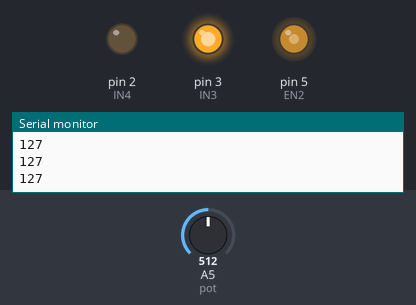
A sketch run on a simulated Arduino Uno, built with avr-gcc and run on an emulated ATmega328P. On the bench: output pins drawn as LEDs (lit = HIGH), the last lines printed to the serial monitor. Inputs (shaded band) come from the test bench; at power-on: A5 (pot) = 512.

Above: at 1.2 s.
1.3 s: A5 (pot) set to 716
At 2.2 s:
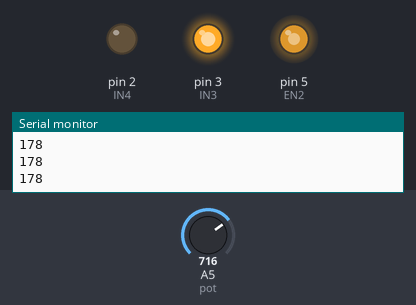
2.8 s: A5 (pot) set to 900
At 3.5 s:
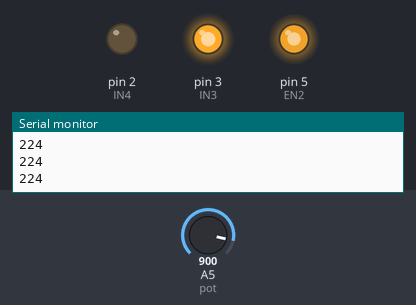
4.3 s: A5 (pot) set to 122
At 5.5 s:
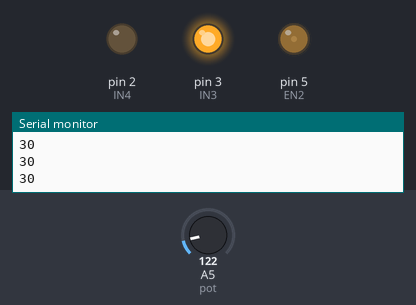
5.8 s: A5 (pot) set to 0
At 6.8 s:
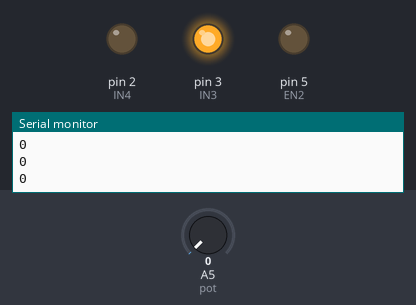
7.3 s: A5 (pot) set to 511
At 8.0 s:
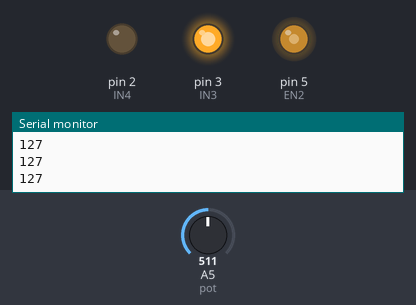
Timing chart, 0 to 9.8 s (numbered marks = the images above; inputs shaded):
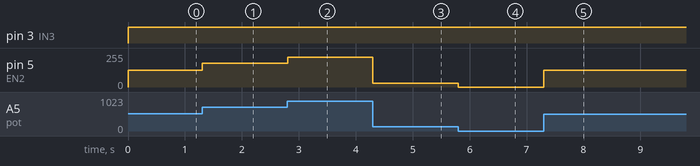

Measured:
- after the input at 1.3 s, pin 5 (EN2): 127/255 → 178/255 at once
- after the input at 2.8 s, pin 5 (EN2): 178/255 → 224/255 at once
- after the input at 4.3 s, pin 5 (EN2): 224/255 → 30/255 at once
- after the input at 5.8 s, pin 5 (EN2): 30/255 → 0/255 at once
- after the input at 7.3 s, pin 5 (EN2): 0/255 → 127/255 at once

The sketch:

code.ino
```cpp
int EN2 = 5;
int IN3 = 3;
int IN4 = 2;
int pot = A5;
int speed;

void setup()
{
  pinMode(EN2, OUTPUT);
  pinMode(IN3, OUTPUT);
  pinMode(IN4, OUTPUT);
  pinMode(pot, INPUT);

  Serial.begin(9600);
}

void loop()
{
  digitalWrite(IN3, HIGH);
  digitalWrite(IN4, LOW);

  int val = analogRead(pot);
  speed = map(val, 0, 1023, 0, 255);

  analogWrite(EN2, speed);

  Serial.println(speed);
}
```
